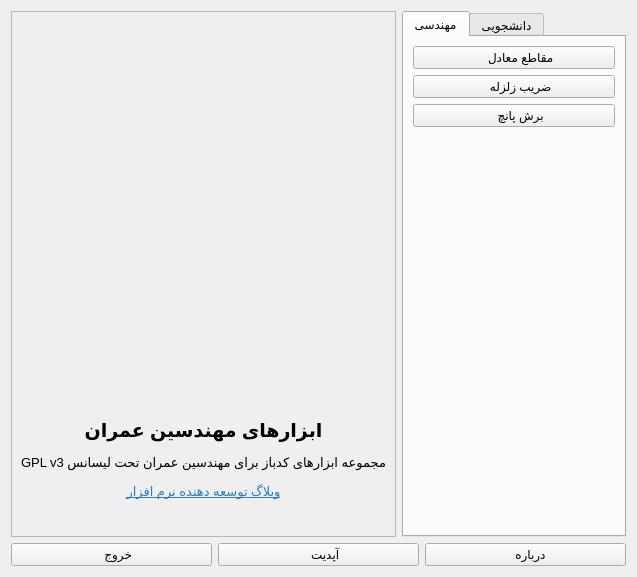
<?xml version="1.0" encoding="UTF-8"?>
<ui version="4.0">
 <class>main_form</class>
 <widget class="QWidget" name="main_form">
  <property name="geometry">
   <rect>
    <x>0</x>
    <y>0</y>
    <width>637</width>
    <height>577</height>
   </rect>
  </property>
  <property name="windowTitle">
   <string>ابزارهای مهندسین عمران</string>
  </property>
  <property name="windowIcon">
   <iconset>
    <normaloff>:/All/civil_engineering.ico</normaloff>:/All/civil_engineering.ico</iconset>
  </property>
  <layout class="QVBoxLayout" name="verticalLayout_4">
   <item>
    <layout class="QHBoxLayout" name="horizontalLayout">
     <item>
      <widget class="QFrame" name="frame">
       <property name="frameShape">
        <enum>QFrame::StyledPanel</enum>
       </property>
       <property name="frameShadow">
        <enum>QFrame::Raised</enum>
       </property>
       <layout class="QVBoxLayout" name="verticalLayout_2">
        <item>
         <widget class="QPushButton" name="pushButton">
          <property name="enabled">
           <bool>true</bool>
          </property>
          <property name="text">
           <string/>
          </property>
          <property name="icon">
           <iconset>
            <normaloff>images/civil-engineering.png</normaloff>images/civil-engineering.png</iconset>
          </property>
          <property name="iconSize">
           <size>
            <width>350</width>
            <height>250</height>
           </size>
          </property>
          <property name="flat">
           <bool>true</bool>
          </property>
         </widget>
        </item>
        <item>
         <spacer name="verticalSpacer">
          <property name="orientation">
           <enum>Qt::Vertical</enum>
          </property>
          <property name="sizeHint" stdset="0">
           <size>
            <width>20</width>
            <height>40</height>
           </size>
          </property>
         </spacer>
        </item>
        <item>
         <widget class="QLabel" name="label">
          <property name="frameShadow">
           <enum>QFrame::Raised</enum>
          </property>
          <property name="text">
           <string>&lt;!DOCTYPE HTML PUBLIC &quot;-//W3C//DTD HTML 4.0//EN&quot; &quot;http://www.w3.org/TR/REC-html40/strict.dtd&quot;&gt;
&lt;html&gt;&lt;head&gt;&lt;meta name=&quot;qrichtext&quot; content=&quot;1&quot; /&gt;&lt;style type=&quot;text/css&quot;&gt;
p, li { white-space: pre-wrap; }
&lt;/style&gt;&lt;/head&gt;&lt;body style=&quot; font-family:'Noto Sans'; font-size:10pt; font-weight:400; font-style:normal;&quot;&gt;
&lt;p align=&quot;center&quot; style=&quot; margin-top:12px; margin-bottom:12px; margin-left:0px; margin-right:0px; -qt-block-indent:0; text-indent:0px;&quot;&gt;&lt;span style=&quot; font-size:14pt; font-weight:600;&quot;&gt;ابزارهای مهندسین عمران&lt;/span&gt;&lt;/p&gt;
&lt;p align=&quot;center&quot; dir='rtl' style=&quot; margin-top:12px; margin-bottom:12px; margin-left:0px; margin-right:0px; -qt-block-indent:0; text-indent:0px;&quot;&gt;مجموعه ابزارهای کدباز برای مهندسین عمران تحت لیسانس GPL v3&lt;/p&gt;
&lt;p align=&quot;center&quot; style=&quot; margin-top:12px; margin-bottom:12px; margin-left:0px; margin-right:0px; -qt-block-indent:0; text-indent:0px;&quot;&gt;&lt;a href=&quot;http://ebrahimraeyat.blog.ir/&quot;&gt;&lt;span style=&quot; color:#2980b9;&quot;&gt;وبلاگ توسعه دهنده نرم افزار&lt;/span&gt;&lt;/a&gt;&lt;/p&gt;
&lt;p align=&quot;center&quot; style=&quot;-qt-paragraph-type:empty; margin-top:12px; margin-bottom:12px; margin-left:0px; margin-right:0px; -qt-block-indent:0; text-indent:0px; color:#2980b9;&quot;&gt;&lt;br /&gt;&lt;/p&gt;&lt;/body&gt;&lt;/html&gt;</string>
          </property>
          <property name="scaledContents">
           <bool>true</bool>
          </property>
         </widget>
        </item>
       </layout>
      </widget>
     </item>
     <item>
      <widget class="QTabWidget" name="tabWidget">
       <property name="currentIndex">
        <number>0</number>
       </property>
       <widget class="QWidget" name="tab">
        <attribute name="title">
         <string>مهندسی</string>
        </attribute>
        <layout class="QHBoxLayout" name="horizontalLayout_2">
         <item>
          <layout class="QVBoxLayout" name="verticalLayout">
           <item>
            <widget class="QPushButton" name="section_Button">
             <property name="text">
              <string>    مقاطع معادل</string>
             </property>
             <property name="icon">
              <iconset>
               <normaloff>applications/section/images/2IPEPL.png</normaloff>applications/section/images/2IPEPL.png</iconset>
             </property>
             <property name="iconSize">
              <size>
               <width>90</width>
               <height>90</height>
              </size>
             </property>
             <property name="checkable">
              <bool>false</bool>
             </property>
            </widget>
           </item>
           <item>
            <widget class="QPushButton" name="cfactor_Button">
             <property name="text">
              <string>    ضریب زلزله</string>
             </property>
             <property name="icon">
              <iconset>
               <normaloff>applications/cfactor/images/cfactor.png</normaloff>applications/cfactor/images/cfactor.png</iconset>
             </property>
             <property name="iconSize">
              <size>
               <width>90</width>
               <height>90</height>
              </size>
             </property>
             <property name="checkable">
              <bool>false</bool>
             </property>
            </widget>
           </item>
           <item>
            <widget class="QPushButton" name="punch_Button">
             <property name="text">
              <string>    برش پانچ</string>
             </property>
             <property name="icon">
              <iconset>
               <normaloff>applications/punch/images/main2.png</normaloff>applications/punch/images/main2.png</iconset>
             </property>
             <property name="iconSize">
              <size>
               <width>90</width>
               <height>90</height>
              </size>
             </property>
             <property name="checkable">
              <bool>false</bool>
             </property>
            </widget>
           </item>
           <item>
            <spacer name="verticalSpacer_3">
             <property name="orientation">
              <enum>Qt::Vertical</enum>
             </property>
             <property name="sizeHint" stdset="0">
              <size>
               <width>20</width>
               <height>40</height>
              </size>
             </property>
            </spacer>
           </item>
          </layout>
         </item>
        </layout>
       </widget>
       <widget class="QWidget" name="tab_2">
        <property name="enabled">
         <bool>true</bool>
        </property>
        <attribute name="title">
         <string>دانشجویی</string>
        </attribute>
        <layout class="QVBoxLayout" name="verticalLayout_3">
         <item>
          <widget class="QPushButton" name="dynamic_button">
           <property name="enabled">
            <bool>true</bool>
           </property>
           <property name="text">
            <string>دینامیک سازه</string>
           </property>
           <property name="icon">
            <iconset resource="images/resource.qrc">
             <normaloff>:/All/dynamic.png</normaloff>:/All/dynamic.png</iconset>
           </property>
           <property name="iconSize">
            <size>
             <width>90</width>
             <height>90</height>
            </size>
           </property>
           <property name="checkable">
            <bool>false</bool>
           </property>
          </widget>
         </item>
         <item>
          <widget class="QPushButton" name="record_Button">
           <property name="enabled">
            <bool>false</bool>
           </property>
           <property name="text">
            <string>    رکورد زلزله</string>
           </property>
           <property name="icon">
            <iconset>
             <normaloff>applications/records/images/Earthquake.png</normaloff>applications/records/images/Earthquake.png</iconset>
           </property>
           <property name="iconSize">
            <size>
             <width>90</width>
             <height>90</height>
            </size>
           </property>
           <property name="checkable">
            <bool>false</bool>
           </property>
          </widget>
         </item>
         <item>
          <spacer name="verticalSpacer_2">
           <property name="orientation">
            <enum>Qt::Vertical</enum>
           </property>
           <property name="sizeHint" stdset="0">
            <size>
             <width>20</width>
             <height>40</height>
            </size>
           </property>
          </spacer>
         </item>
        </layout>
       </widget>
      </widget>
     </item>
    </layout>
   </item>
   <item>
    <layout class="QHBoxLayout" name="horizontalLayout_3">
     <item>
      <widget class="QPushButton" name="exit_Button">
       <property name="text">
        <string>    خروج</string>
       </property>
       <property name="icon">
        <iconset>
         <normaloff>images/quit.png</normaloff>images/quit.png</iconset>
       </property>
       <property name="iconSize">
        <size>
         <width>64</width>
         <height>64</height>
        </size>
       </property>
      </widget>
     </item>
     <item>
      <widget class="QPushButton" name="update_Button">
       <property name="enabled">
        <bool>true</bool>
       </property>
       <property name="text">
        <string>    آپدیت</string>
       </property>
       <property name="icon">
        <iconset>
         <normaloff>images/software-update.png</normaloff>images/software-update.png</iconset>
       </property>
       <property name="iconSize">
        <size>
         <width>64</width>
         <height>64</height>
        </size>
       </property>
      </widget>
     </item>
     <item>
      <widget class="QPushButton" name="about_Button">
       <property name="text">
        <string>   درباره</string>
       </property>
       <property name="icon">
        <iconset>
         <normaloff>images/about.png</normaloff>images/about.png</iconset>
       </property>
       <property name="iconSize">
        <size>
         <width>64</width>
         <height>64</height>
        </size>
       </property>
      </widget>
     </item>
    </layout>
   </item>
  </layout>
 </widget>
 <resources>
  <include location="images/resource.qrc"/>
 </resources>
 <connections>
  <connection>
   <sender>exit_Button</sender>
   <signal>clicked()</signal>
   <receiver>main_form</receiver>
   <slot>close()</slot>
   <hints>
    <hint type="sourcelabel">
     <x>146</x>
     <y>523</y>
    </hint>
    <hint type="destinationlabel">
     <x>182</x>
     <y>574</y>
    </hint>
   </hints>
  </connection>
 </connections>
</ui>
